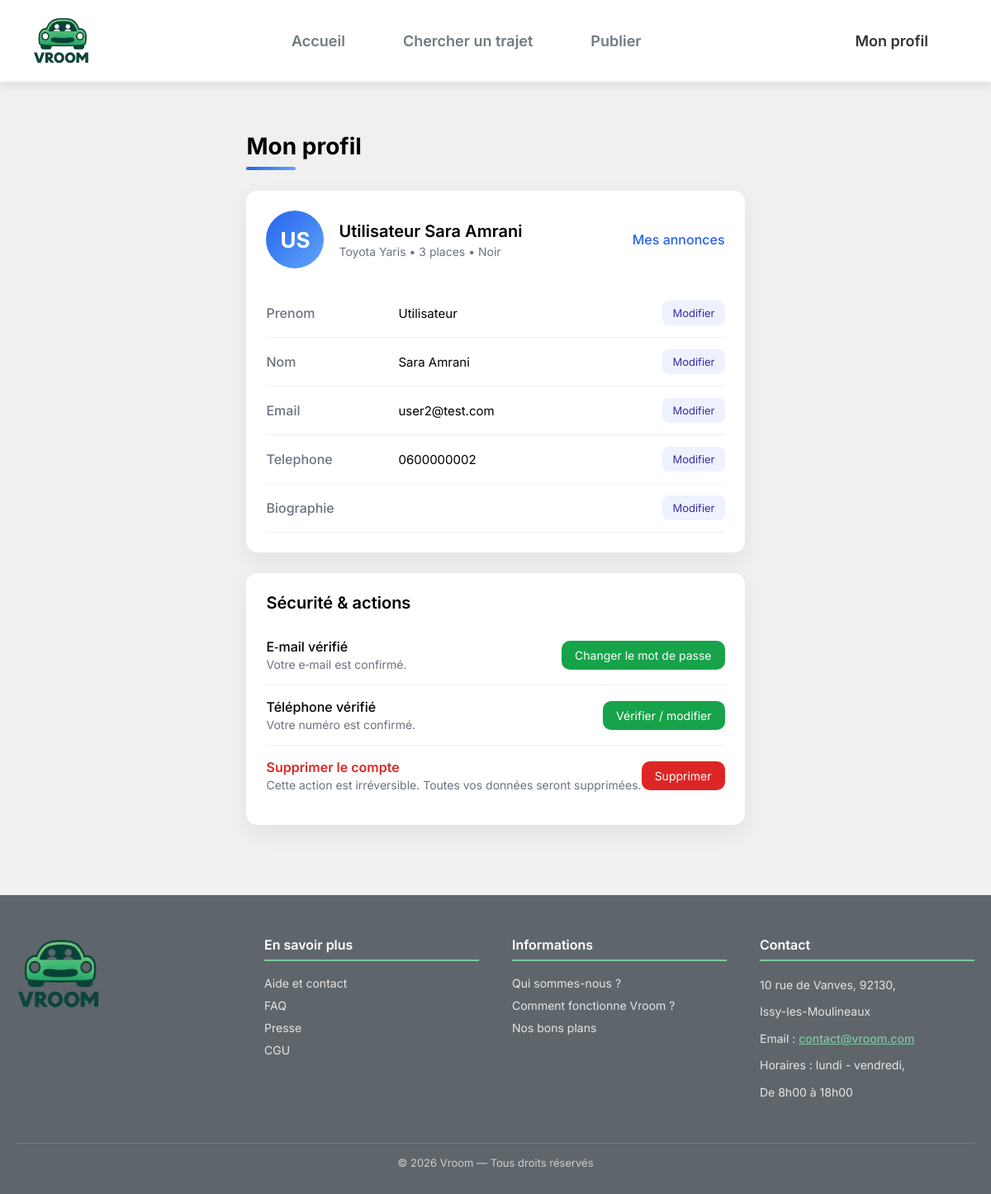
Page /index.php?page=profil (signed in) on the committed database.
### tables this page shows
CREATE TABLE `utilisateurs` (
  `id` bigint(20) UNSIGNED NOT NULL,
  `nom` varchar(255) NOT NULL,
  `prenom` varchar(255) NOT NULL,
  `email` varchar(255) DEFAULT NULL,
  `telephone` varchar(20) DEFAULT NULL,
  `avatar` varchar(255) DEFAULT NULL,
  `biographie` text DEFAULT NULL,
  `mot_de_passe` varchar(255) NOT NULL,
  `token_notification` varchar(255) DEFAULT NULL,
  `premiere_connexion` tinyint(1) NOT NULL DEFAULT 1,
  `try_token` int(11) NOT NULL DEFAULT 0,
  `remember_token` varchar(100) DEFAULT NULL,
  `date_creation` timestamp NOT NULL DEFAULT current_timestamp(),
  `date_mise_a_jour` timestamp NOT NULL DEFAULT current_timestamp() ON UPDATE current_timestamp(),
  `note` float DEFAULT 0,
  `photo_profil` varchar(255) DEFAULT NULL
);

CREATE TABLE `vehicules` (
  `id` bigint(20) UNSIGNED NOT NULL,
  `id_utilisateur` bigint(20) UNSIGNED NOT NULL,
  `marque` varchar(100) NOT NULL,
  `modele` varchar(100) NOT NULL,
  `annee` year(4) NOT NULL,
  `couleur` varchar(50) NOT NULL,
  `matricule` varchar(50) NOT NULL,
  `date_creation` timestamp NOT NULL DEFAULT current_timestamp()
);

### Controleur/c_profil.php (called while the page is built, shortened)
<?php
require_once __DIR__ . '/../Modele/utilisateur.php';
require_once __DIR__ . '/../Modele/vehicules.php';
class c_profil {
    public function afficher(?int $id_utilisateur = null) {
        $id_utilisateur = $id_utilisateur ?? $_SESSION['user_id'];
        $utilisateur = Utilisateur::getById($id_utilisateur);
        $vehicules = Vehicules::getByUser($id_utilisateur);
        require __DIR__ . '/../Vue/head.php';
        require __DIR__ . '/../Vue/header.php';
        require __DIR__ . '/../Vue/pages/v_profil.php';
        require __DIR__ . '/../Vue/footer.php';
    }
}
?>

### Modele/utilisateur.php (called while the page is built, shortened)
<?php
class Utilisateur {
    public static function getById(int $id): array {
        $db = dbConnect();
        $stmt = $db->prepare("SELECT * FROM utilisateurs WHERE id = :id");
        $stmt->execute([':id' => $id]);
        return $stmt->fetch(PDO::FETCH_ASSOC);
    }
    }
?>

### Modele/vehicules.php (called while the page is built, shortened)
<?php
class Vehicules {
    public static function getByUser(int $user_id): array {
        $db = dbConnect();
        $stmt = $db->prepare("SELECT * FROM vehicules WHERE id_utilisateur = ? ORDER BY date_creation DESC");
        $stmt->execute([$user_id]);
        return $stmt->fetchAll(PDO::FETCH_ASSOC);
    }
}
?>

### Vue/pages/v_profil.php (the view, shortened to what this page needs)
<body>
    <div class="main-wrapper">
        <div class="page-container">
            <div class="header-title">Mon profil</div>
            <div class="header-bandeau"></div>
            <div class="main-content">
                <div class="info-card profile-summary">
                    <div class="profile-header">
                        <div class="avatar large">
                            <?= strtoupper(substr($utilisateur['prenom'], 0, 1) . substr($utilisateur['nom'], 0, 1)) ?>
                        </div>
                        <div class="profile-meta">
                            <div class="profile-name"><?= htmlspecialchars($utilisateur['prenom'] . ' ' . $utilisateur['nom']) ?></div>
                            <?php if (!empty($vehicules[0])): ?>
                                <div class="profile-sub">
                                    <?= htmlspecialchars($vehicules[0]['marque'] . ' ' . $vehicules[0]['modele']) ?> •
                                    <?= htmlspecialchars($vehicules[0]['places_disponibles'] ?? 3) ?> places •
                                    <?= htmlspecialchars($vehicules[0]['couleur']) ?>
                                </div>
                            <?php endif; ?>
                        </div>
                        <div class="profile-actions">
                            <a class="btn-link" href="index.php?page=mes_annonces">Mes annonces</a>
                        </div>
                    </div>
                    <div class="profile-fields">
                        <?php
                        $fields = ['prenom', 'nom', 'email', 'telephone', 'biographie'];
                        foreach ($fields as $field):
                        ?>
                        <div class="field-row">
                            <div class="field-label"><?= ucfirst($field) ?></div>
                            <div class="field-value" data-field="<?= $field ?>">
                                <?= htmlspecialchars($utilisateur[$field] ?? '') ?>
                            </div>
                            <button class="edit-btn" data-field="<?= $field ?>">Modifier</button>
                        </div>
                        <?php endforeach; ?>
                    </div>
                </div>
                <div class="info-card">
                    <h2 class="card-title">Sécurité & actions</h2>
                    <div class="info-item" style="border-top:none; align-items:center;">
                        <div style="flex:1">
                            <div class="regle">E‑mail vérifié</div>
                            <div class="description">Votre e‑mail est confirmé.</div>
                        </div>
                        <div>
                            <button class="save-btn" type="button" id="change-password">Changer le mot de passe</button>
                        </div>
                    </div>
                    <div class="info-item" style="border-top:1px solid #eee; align-items:center;">
                        <div style="flex:1">
                            <div class="regle">Téléphone vérifié</div>
                            <div class="description">Votre numéro est confirmé.</div>
                        </div>
                        <div>
                            <button class="save-btn" type="button">Vérifier / modifier</button>
                        </div>
                    </div>
                    <div class="info-item" style="border-top:1px solid #eee; align-items:center;">
                        <div style="flex:1">
                            <div class="danger-text">Supprimer le compte</div>
                            <div class="description">Cette action est irréversible. Toutes vos données seront supprimées.</div>
                        </div>
                        <div>
                            <button class="delete-btn" type="button" id="delete-account">Supprimer</button>
                        </div>
                    </div>
                </div>
            </div>
        </div>
    </div>
</body>

### Ressources/CSS/commun.css (style rules this page uses)
:root { --couleurVerte: #28a745; --couleurVerteFonce: #1f7e36; --texteGris: #6d7c82; --titreNoir: #222; --fondClair: #ffffff; --ombre: rgba(0,0,0,0.10); --ombreHover: rgba(0,0,0,0.18); }
* { font-family: 'Inter', sans-serif; box-sizing: border-box; padding: 0; margin: 0; }
body { background-color: #f0f0f0; align-items: center; justify-content: center; display: flex; flex-direction: column; gap : 30px; }

### Ressources/Css/header.css (style rules this page uses)
:root { --couleurVerte: #28a745; --couleurVerteFonce: #1f7e36; --texteGris: #6d7c82; --titreNoir: #222; --fondClair: #ffffff; --ombre: rgba(0,0,0,0.10); --ombreHover: rgba(0,0,0,0.18); }
* { margin: 0; padding: 0; box-sizing: border-box; }

### Ressources/CSS/profil.css (style rules this page uses)
.main-wrapper { display: flex; justify-content: center; }
.page-container { width: 100%; max-width: 900px; padding: 30px 20px; }
.header-title { font-size: 28px; font-weight: 700; margin-bottom: 8px; }
.header-bandeau { height: 4px; width: 60px; background: linear-gradient(90deg, #2563eb, #60a5fa); border-radius: 4px; margin-bottom: 25px; }
.info-card { background: #ffffff; border-radius: 14px; padding: 24px; margin-bottom: 25px; box-shadow: 0 10px 30px rgba(0,0,0,0.06); }
.profile-header { display: flex; align-items: center; gap: 18px; margin-bottom: 25px; }
.avatar.large { width: 70px; height: 70px; border-radius: 50%; background: linear-gradient(135deg, #2563eb, #60a5fa); color: #fff; font-size: 26px; font-weight: 700; display: flex; align-items: center; justify-content: center; }
.profile-name { font-size: 20px; font-weight: 600; }
.profile-sub { font-size: 14px; color: #6b7280; margin-top: 4px; }
.profile-actions { margin-left: auto; }
.btn-link { color: #2563eb; font-weight: 500; text-decoration: none; }
.profile-fields { margin-top: 10px; }
.field-row { display: grid; grid-template-columns: 160px 1fr auto; align-items: center; padding: 14px 0; border-bottom: 1px solid #eef0f4; }
.field-label { font-weight: 500; color: #6b7280; }
.field-value { font-size: 15px; }
.edit-btn, .save-small, .cancel-small { padding: 7px 12px; border-radius: 8px; font-size: 13px; cursor: pointer; border: none; }
.edit-btn { background: #eef2ff; color: #3730a3; }
.card-title { font-size: 20px; font-weight: 600; margin-bottom: 15px; }
.info-item { display: flex; justify-content: space-between; padding: 16px 0; }
.regle { font-weight: 500; }
.description { font-size: 14px; color: #6b7280; margin-top: 3px; }
.save-btn { background: #16a34a; color: white; border: none; border-radius: 10px; padding: 9px 16px; font-size: 14px; cursor: pointer; }
.delete-btn { background: #dc2626; color: white; border: none; border-radius: 10px; padding: 9px 16px; font-size: 14px; cursor: pointer; }
.danger-text { color: #dc2626; font-weight: 600; }

### rows in the picture
utilisateurs: prenom+nom "US", prenom+nom "Utilisateur Sara Amrani", prenom "Utilisateur", nom "Sara Amrani", email "user2@test.com", telephone "0600000002"
vehicules: marque+modele "Toyota Yaris", couleur "Noir"

### other values in the picture
$vehicules[0]['places_disponibles'] "3"
$field "Prenom"
$field "Nom"
$field "Email"
$field "Telephone"
$field "Biographie"
